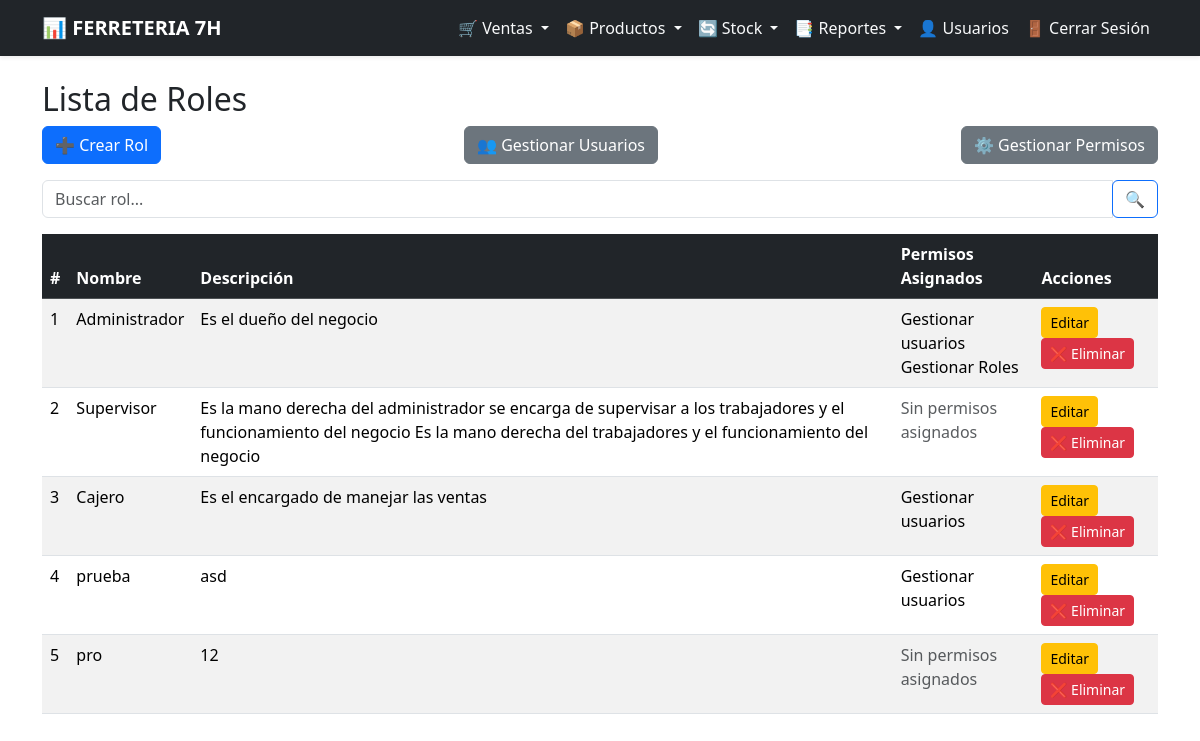
/users/roles/ (signed in), run on the app's committed database.
### users/models.py (models this page shows, shortened)
class Role(models.Model):
    name = models.CharField(max_length=50, unique=True)
    description = models.TextField(blank=True, null=True)
    permissions = models.ManyToManyField("SystemPermission", blank=True)  # ✅ Relación ManyToMany

class SystemPermission(models.Model):
    name = models.CharField(max_length=100, unique=True)
    description = models.TextField(blank=True, null=True)
    actions = models.TextField(default="")
    module = models.CharField(
        max_length=50,
        choices=[("usuario", "Usuarios")],  # ✅ Solo el módulo 'usuario' por ahora
        default="usuario"
    )  # 🔥 Nuevo campo para identificar el módulo

### users/views.py (the view)
# urls.py: path('roles/', roles_list, name='roles_list'),
@login_required
def roles_list(request):
    roles = Role.objects.all()
    return render(request, 'roles/roles_list.html', {'roles': roles})

### users/templates/roles/roles_list.html (shortened to what this page needs)
{% extends "base.html" %}
{% block content %}
    <div class="container">
        <h2 class="mt-4">Lista de Roles</h2>
        <div class="d-flex justify-content-between mb-3">
            <a href="{% url 'create_role' %}" class="btn btn-primary">➕ Crear Rol</a>
            <a href="{% url 'users_list' %}" class="btn btn-secondary">👥 Gestionar Usuarios</a>
            <a href="{% url 'permissions_list' %}" class="btn btn-secondary">⚙️ Gestionar Permisos</a>
        </div>
        <div class="input-group mb-3">
            <input type="text" id="searchRole" class="form-control" placeholder="Buscar rol..." onkeyup="filterRoles()">
            <div class="input-group-append">
                <button class="btn btn-outline-primary" type="button">🔍</button>
            </div>
        </div>
        <table class="table table-striped table-hover">
            <thead class="table-dark">
                <tr>
                    <th>#</th>
                    <th>Nombre</th>
                    <th>Descripción</th>
                    <th>Permisos Asignados</th>
                    <th>Acciones</th>
                </tr>
            </thead>
            <tbody id="rolesList">
                {% for role in roles %}
                    <tr>
                        <td>{{ forloop.counter }}</td>
                        <td>{{ role.name }}</td>
                        <td>{{ role.description }}</td>
                        <td>
                            {% for permiso in role.permissions.all %}
                                {{ permiso.name }}<br>
                            {% empty %}
                                <span class="text-muted">Sin permisos asignados</span>
                            {% endfor %}
                        </td>
                        <td>
                            <a href="{% url 'edit_role' role.id %}" class="btn btn-warning btn-sm">Editar</a>
                            <button onclick="confirmarEliminacion({{ role.id }}, '/users/roles/delete/')" class="btn btn-danger btn-sm">❌ Eliminar</button>
                        </td>
                    </tr>
                {% endfor %}
            </tbody>
        </table>
    </div>
{% endblock %}

### data on the page
Role: name "Administrador", description "Es el dueño del negocio"
SystemPermission: name "Gestionar usuarios"
SystemPermission: name "Gestionar Roles"
Role: name "Supervisor", description "Es la mano derecha del administrador se encarga de supervisar a los trabajadores y el funcionamiento del negocio Es la mano derecha del trabajadores y el funcionamiento del negocio"
Role: name "Cajero", description "Es el encargado de manejar las ventas"
Role: name "prueba", description "asd"
Role: name "pro", description "12"
